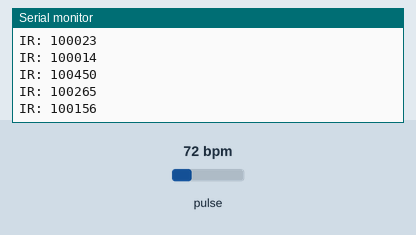
Simulated run of this sketch. Board: ESP32. Parts: the last lines printed to the serial monitor. The inputs (shaded band) are chosen by the test bench; at power-on: pulse 72 bpm.

Above: at 1.2 s.
1.3 s: pulse set to 42 bpm
At 1.33 s:
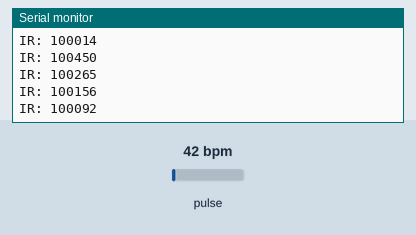
2.8 s: pulse set to 70 bpm
At 2.88 s:
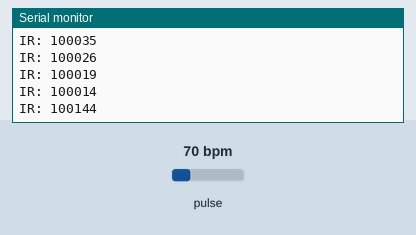
Timing chart, 0 to 5.8 s (numbered marks = the images above; inputs shaded):
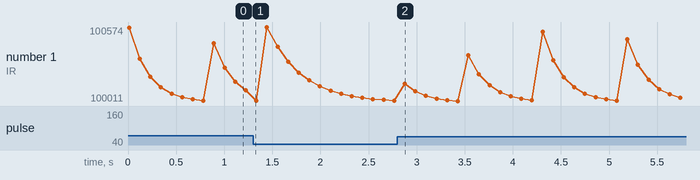

The sketch:

max30102_initialization.ino
```cpp
#include <Wire.h>
#include "MAX30105.h"

MAX30105 particleSensor;

#define MAX_SDA 5
#define MAX_SCL 4

void setup()
{
  Serial.begin(115200);

  // Start I2C
  Wire.begin(MAX_SDA, MAX_SCL);

  Serial.println("Initializing MAX30102...");

  // Initialize sensor
  if (!particleSensor.begin(Wire, I2C_SPEED_FAST))
  {
    Serial.println("MAX30102 not found!");
    while (1);
  }

  Serial.println("MAX30102 detected.");

  // Sensor configuration
  particleSensor.setup();

  // LED brightness
  particleSensor.setPulseAmplitudeRed(0x0A);
  particleSensor.setPulseAmplitudeIR(0x0A);

  Serial.println("Place your finger on the sensor.");
}

void loop()
{
  long irValue = particleSensor.getIR();

  Serial.print("IR: ");
  Serial.println(irValue);

  delay(100);
}
```

Measured:
- after the input at 2.8 s, the serial monitor: prints a new line after 0.08 s (image 2)
- plotted number 1: 100014 → 100012 after the input at 2.8 s
